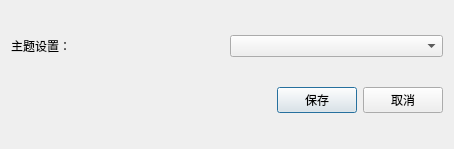
<?xml version="1.0" encoding="UTF-8"?>
<ui version="4.0">
 <class>Settings</class>
 <widget class="QDialog" name="Settings">
  <property name="geometry">
   <rect>
    <x>0</x>
    <y>0</y>
    <width>454</width>
    <height>149</height>
   </rect>
  </property>
  <property name="windowTitle">
   <string>设置</string>
  </property>
  <layout class="QVBoxLayout" name="verticalLayout">
   <item>
    <layout class="QHBoxLayout" name="horizontalLayout">
     <item>
      <widget class="QLabel" name="label">
       <property name="text">
        <string>主题设置：</string>
       </property>
      </widget>
     </item>
     <item>
      <widget class="QComboBox" name="cbTheme"/>
     </item>
    </layout>
   </item>
   <item>
    <layout class="QHBoxLayout" name="horizontalLayout_2">
     <item>
      <spacer name="horizontalSpacer">
       <property name="orientation">
        <enum>Qt::Orientation::Horizontal</enum>
       </property>
       <property name="sizeHint" stdset="0">
        <size>
         <width>40</width>
         <height>20</height>
        </size>
       </property>
      </spacer>
     </item>
     <item>
      <widget class="QPushButton" name="btnSave">
       <property name="text">
        <string>保存</string>
       </property>
      </widget>
     </item>
     <item>
      <widget class="QPushButton" name="btnCancel">
       <property name="text">
        <string>取消</string>
       </property>
      </widget>
     </item>
    </layout>
   </item>
  </layout>
 </widget>
 <resources/>
 <connections/>
</ui>
